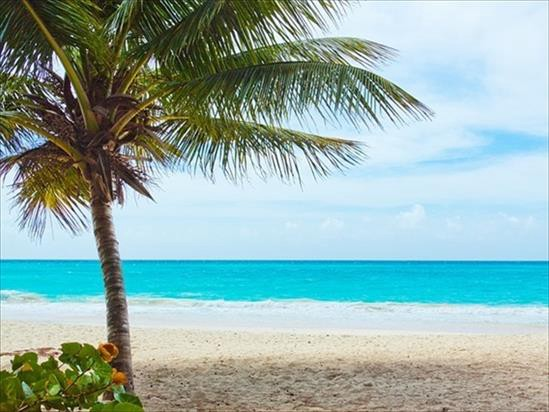
#> input picture 6./palm_tree.jpeg, 549 x 412 px
$ jupyter execute Assignment_6_ImagePK_Means_Arun.ipynb
#> lines starting #> are read from the running program, lines starting #| are printed output that depends on the picture
[cell 1]
#Assignment_6

[cell 2]
#Question

'''

Take a bright colorful image (Eg: image having fruits in it) and implement image segmentation using K-Means.

'''

[cell 3]
import numpy as np
import cv2
import matplotlib.pyplot as plt

[cell 4]
original_image = cv2.imread("palm_tree.jpeg")
#> original_image is the input picture: shape (412, 549, 3); mean B, G, R 170.5, 174.4, 146.1

[cell 5]
img=cv2.cvtColor(original_image,cv2.COLOR_BGR2RGB)

[cell 6]
vectorized = img.reshape((-1,3))

[cell 7]
vectorized = np.float32(vectorized)

[cell 8]
criteria = (cv2.TERM_CRITERIA_EPS + cv2.TERM_CRITERIA_MAX_ITER, 10, 1.0)

[cell 9]
K = 3
attempts=10
ret,label,center=cv2.kmeans(vectorized,K,None,criteria,attempts,cv2.KMEANS_PP_CENTERS)
#> ret = 638476486.3; center = [[200.9, 220.5, 226.3], [87.28, 86.79, 58.13], [13.38, 196.4, 219.9]]

[cell 10]
center = np.uint8(center)
#> center = [[200, 220, 226], [87, 86, 58], [13, 196, 219]]

[cell 11]
res = center[label.flatten()]
result_image = res.reshape((img.shape))
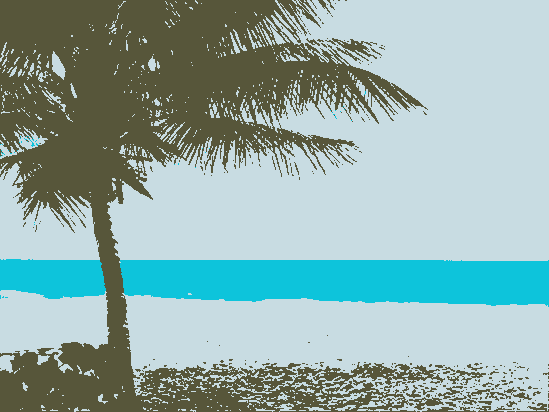
#> result_image: shape (412, 549, 3); mean R, G, B 145.4, 173.8, 170.2

[cell 12]
figure_size = 15
plt.figure(figsize=(figure_size,figure_size))
plt.subplot(1,2,1),plt.imshow(img)
plt.title('Original Image'), plt.xticks([]), plt.yticks([])
plt.subplot(1,2,2),plt.imshow(result_image)
plt.title('Segmented Image when K = %i' % K), plt.xticks([]), plt.yticks([])
plt.show()
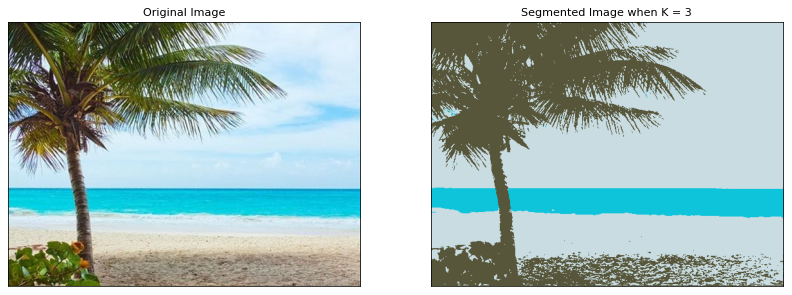
#> figure drawn by matplotlib, 2 panels

[cell 13]
K = 5
attempts=10
ret,label,center=cv2.kmeans(vectorized,K,None,criteria,attempts,cv2.KMEANS_PP_CENTERS)
#> ret = 220592923.3; center = [[205.6, 229.3, 238.6], [59.84, 59.95, 27.92], [13.1, 196.7, 220.2], [112.7, 112.9, 86.03], [167.2, 163.7, 149]]

[cell 14]
center = np.uint8(center)
#> center = [[205, 229, 238], [59, 59, 27], [13, 196, 220], [112, 112, 86], [167, 163, 148]]
res = center[label.flatten()]
result_image = res.reshape((img.shape))
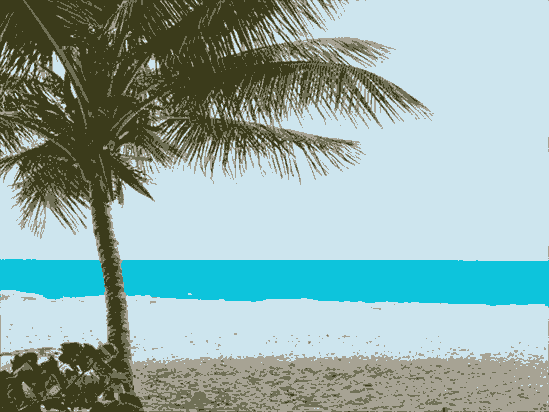
#> result_image: shape (412, 549, 3); mean R, G, B 145.5, 173.8, 169.9
figure_size = 15
plt.figure(figsize=(figure_size,figure_size))
plt.subplot(1,2,1),plt.imshow(img)
plt.title('Original Image'), plt.xticks([]), plt.yticks([])
plt.subplot(1,2,2),plt.imshow(result_image)
plt.title('Segmented Image when K = %i' % K), plt.xticks([]), plt.yticks([])
plt.show()
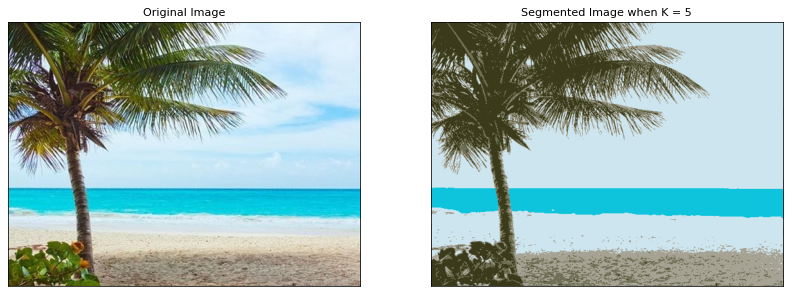
#> figure drawn by matplotlib, 2 panels

[cell 15]
K = 7
attempts=10
ret,label,center=cv2.kmeans(vectorized,K,None,criteria,attempts,cv2.KMEANS_PP_CENTERS)
#> ret = 151957678.5; center = [[203.7, 232.1, 246.1], [89.83, 91.15, 52.78], [13.03, 196.7, 220.2], [131.4, 129.8, 110.6], [169.5, 166.4, 152.8], [51.98, 51.6, 23.41], [212.8, 213.9, 201.1]]

[cell 16]
center = np.uint8(center)
#> center = [[203, 232, 246], [89, 91, 52], [13, 196, 220], [131, 129, 110], [169, 166, 152], [51, 51, 23], [212, 213, 201]]
res = center[label.flatten()]
result_image = res.reshape((img.shape))
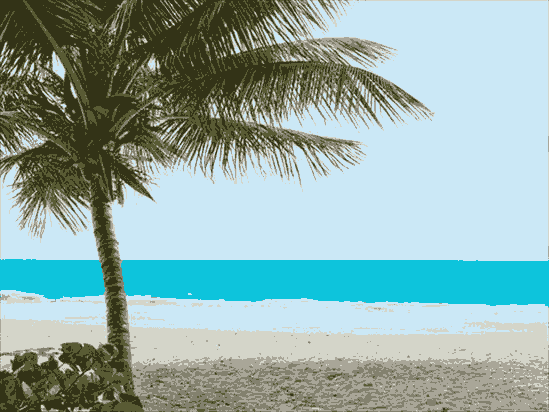
#> result_image: shape (412, 549, 3); mean R, G, B 145.4, 174, 170.2
figure_size = 15
plt.figure(figsize=(figure_size,figure_size))
plt.subplot(1,2,1),plt.imshow(img)
plt.title('Original Image'), plt.xticks([]), plt.yticks([])
plt.subplot(1,2,2),plt.imshow(result_image)
plt.title('Segmented Image when K = %i' % K), plt.xticks([]), plt.yticks([])
plt.show()
